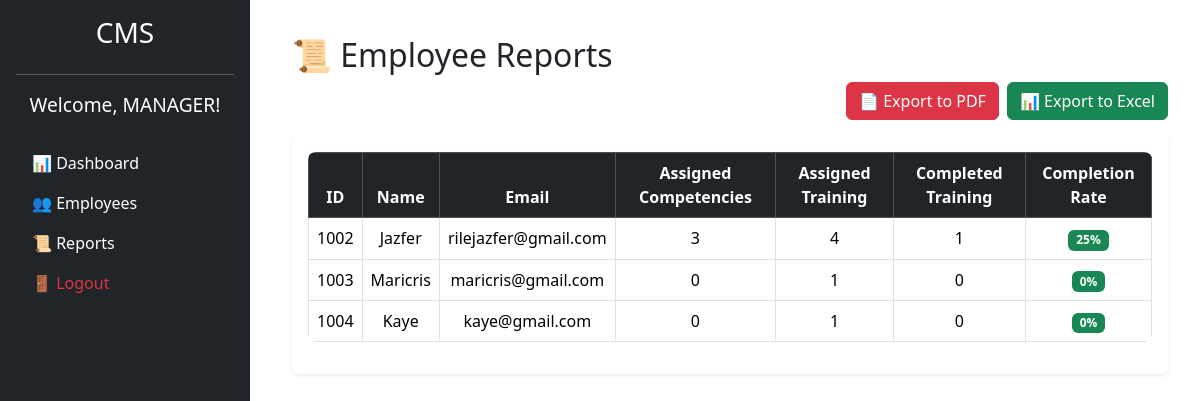
The page /manager/progress_report.php (signed in) on the database its author committed.
### tables this page shows
CREATE TABLE `users` (
  `id` int(11) NOT NULL,
  `name` varchar(255) NOT NULL,
  `email` varchar(255) NOT NULL,
  `password` varchar(255) NOT NULL,
  `role` enum('Admin','Manager','Employee') NOT NULL,
  `created_at` timestamp NOT NULL DEFAULT current_timestamp()
);

### manager/progress_report.php (the view, shortened to what this page needs)
<?php
include("../includes/config.php");
$employees = $conn->query("SELECT id, name, email FROM users WHERE role = 'Employee'");
?>
<!DOCTYPE html>
<html lang="en">
<head>
    <link rel="stylesheet" href="../assets/css/bootstrap.min.css">
</head>
<body>
    <?php include("../includes/sidebar.php"); ?>
    <div class="content">
        <div class="container">
            <h2 class="mt-3">📜 Employee Reports</h2>
            <div class="d-flex justify-content-end mb-3">
                <a href="export_pdf.php" class="btn btn-danger me-2">📄 Export to PDF</a>
                <a href="export_excel.php" class="btn btn-success">📊 Export to Excel</a>
            </div>
            <div class="table-responsive shadow-sm p-3 bg-white rounded">
                <table class="table table-bordered text-center">
                    <thead class="table-dark">
                        <tr>
                            <th>ID</th>
                            <th>Name</th>
                            <th>Email</th>
                            <th>Assigned Competencies</th>
                            <th>Assigned Training</th>
                            <th>Completed Training</th>
                            <th>Completion Rate</th>
                        </tr>
                    </thead>
                    <tbody>
                        <?php while ($row = $employees->fetch_assoc()) :
                            $comp_query = $conn->prepare("SELECT COUNT(*) AS total_comp FROM user_competencies WHERE user_id = ?");
                            $comp_query->bind_param("i", $row['id']);
                            $comp_query->execute();
                            $comp_result = $comp_query->get_result();
                            $total_comp = $comp_result->fetch_assoc()['total_comp'];
                            $train_query = $conn->prepare("SELECT COUNT(*) AS total_train FROM user_training WHERE user_id = ?");
                            $train_query->bind_param("i", $row['id']);
                            $train_query->execute();
                            $train_result = $train_query->get_result();
                            $total_train = $train_result->fetch_assoc()['total_train'];
                            $completed_query = $conn->prepare("SELECT COUNT(*) AS completed FROM user_training WHERE user_id = ? AND status = 'Completed'");
                            $completed_query->bind_param("i", $row['id']);
                            $completed_query->execute();
                            $completed_result = $completed_query->get_result();
                            $completed_trainings = $completed_result->fetch_assoc()['completed'];
                            $completion_rate = ($total_train > 0) ? round(($completed_trainings / $total_train) * 100, 2) . '%' : '0%';
                        ?>
                        <tr>
                            <td><?= $row['id']; ?></td>
                            <td><?= $row['name']; ?></td>
                            <td><?= $row['email']; ?></td>
                            <td><?= $total_comp; ?></td>
                            <td><?= $total_train; ?></td>
                            <td><?= $completed_trainings; ?></td>
                            <td><span class="badge bg-success"> <?= $completion_rate; ?> </span></td>
                        </tr>
                        <?php endwhile; ?>
                    </tbody>
                </table>
            </div>
        </div>
    </div>
</body>
</html>

### manager/progress_report.php (style rules this page uses)
body { display: flex; min-height: 100vh; overflow-x: hidden; }
.content { margin-left: 260px; padding: 20px; width: calc(100% - 260px); }
.table { background: white; border-radius: 8px; overflow: hidden; }
.table thead { background-color: #343a40; color: white; }

### rows shown on the page
users: id "1002", name "Jazfer", email "rilejazfer@gmail.com", total_comp "3", total_train "4", completed_trainings "1", completion_rate "25%"
users: id "1003", name "Maricris", email "maricris@gmail.com", total_comp "0", total_train "1", completed_trainings "0", completion_rate "0%"
users: id "1004", name "Kaye", email "kaye@gmail.com", total_comp "0", total_train "1", completed_trainings "0", completion_rate "0%"

### other values the page prints
$user_name "MANAGER"
